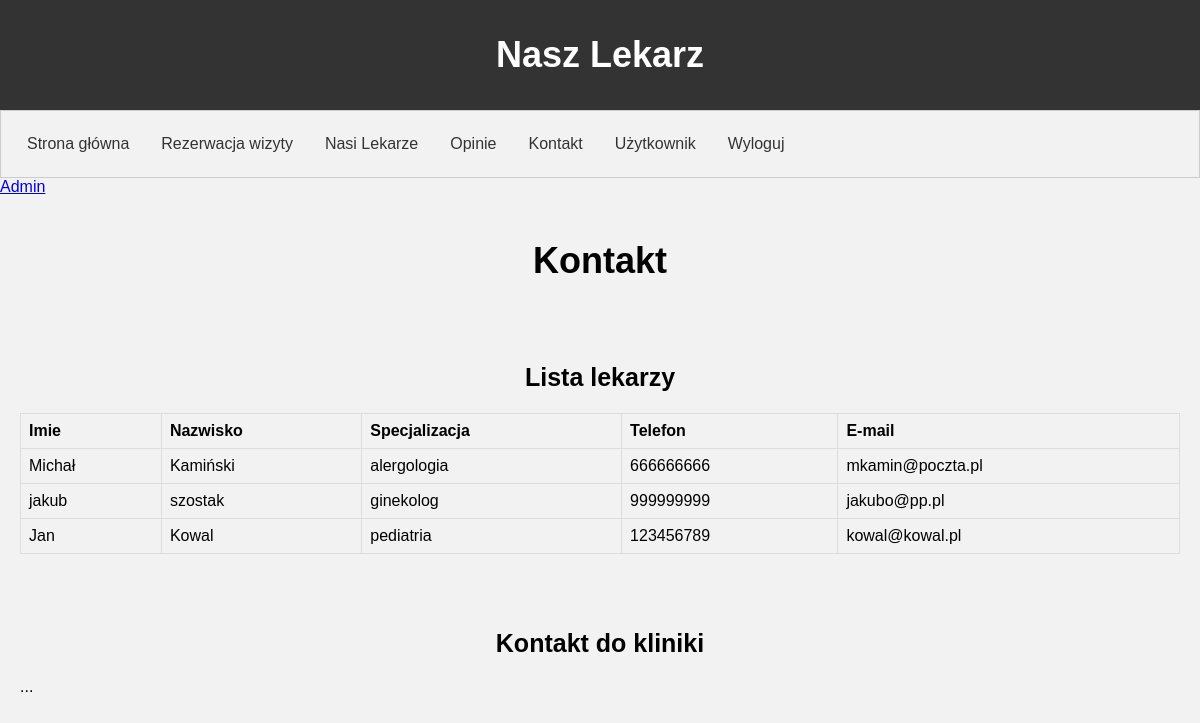
The page /kontakt.php (signed in) on the database its author committed.
### tables this page shows
CREATE TABLE `user` (
  `id` int(11) NOT NULL,
  `login` varchar(255) NOT NULL,
  `pass` varchar(255) NOT NULL,
  `email` varchar(255) NOT NULL,
  `typ` tinyint(1) NOT NULL
);

CREATE TABLE `lekarze` (
  `id` int(11) NOT NULL,
  `imie` varchar(30) NOT NULL,
  `nazwisko` varchar(30) NOT NULL,
  `specjalizacja` varchar(30) NOT NULL,
  `telefon` int(6) NOT NULL,
  `e-mail` varchar(30) NOT NULL
);

### kontakt.php (the view, shortened to what this page needs)
<!DOCTYPE html>
<html>
  <head>
    <link rel="stylesheet" type="text/css" href="style.css">
  </head>
  <body>
    <header>
      <h1>Nasz Lekarz</h1>
    </header>
    <nav>
      <ul>
        <li><a href="index.php">Strona główna</a></li>
        <li><a href="rezerwacje.php">Rezerwacja wizyty</a></li>
        <li><a href="NasiLekarze.php">Nasi Lekarze</a></li>
        <li><a href="opinie.php">Opinie</a></li>
        <li><a href="kontakt.php">Kontakt</a></li>
        <li><a href='user.php'>Użytkownik</a></li>
        <li><a href="wyloguj.php">Wyloguj</a></li>
      </ul>
    </nav>
    <?php
	include 'connect.php';
      if(isSet($_SESSION["login"])){
        $user = $_SESSION["login"];
      }
      else{
        echo '<script type="text/javascript">
              window.location = "login.html";
              </script>';
      }
    if(isSet($_SESSION["login"])){
      $query = mysqli_query($con,"SELECT * FROM user WHERE login=\"$user\"");
      if (mysqli_num_rows($query) > 0) {
          while($row = mysqli_fetch_assoc($query)) {
            if($row["typ"]==1){
              echo "<a href='admin.php'>Admin</a>";
            }
          }
        }
    }
    ?>
    <main>
      <h1>Kontakt </h1>
	  <br><br>
	  <h2>Lista lekarzy</h2>
      <?php
      include 'connect.php';
    	$query = mysqli_query($con, "SELECT * FROM lekarze");
        if (mysqli_num_rows($query) > 0) {
    	echo'<table>';
    	echo"<tr>";
    		echo"<th>Imie</th>";
    		echo"<th>Nazwisko</th>";
        echo"<th>Specjalizacja</th>";
        echo"<th>Telefon</th>";
        echo"<th>E-mail</th>";
    	echo"</tr>";
    	while($row = mysqli_fetch_assoc($query)) {
    		echo "<tr>";
    		echo "<td>" .  $row["imie"] . "</td>";
    		echo "<td>" .  $row["nazwisko"] . "</td>";
        echo "<td>" .  $row["specjalizacja"] . "</td>";
        echo "<td>" .  $row["telefon"] . "</td>";
        echo "<td>" .  $row["e-mail"] . "</td>";
    		echo "</tr>";
      }
    	echo"</table>";
    	 }
      ?>
      <br><br><br>
	  <h2>Kontakt do kliniki</h2>
	  ...
    </main>
  </body>
</html>

### style.css (style rules this page uses)
body { font-family: Arial, sans-serif; margin: 0; padding: 0; background-color: #f2f2f2; }
header { background-color: #333; color: #fff; padding: 10px; text-align: center; }
nav { background-color: #f2f2f2; border: 1px solid #ccc; padding: 10px; }
ul { list-style-type: none; margin: 0; padding: 0; overflow: hidden; }
li { float: left; }
li a { display: block; color: #333; text-align: center; padding: 14px 16px; text-decoration: none; }
main { padding: 20px; }
h1 { text-align: center; font-size: 36px; }
h2 { text-align: center; font-size: 25px; }
table { width: 100%; border-collapse: collapse; margin-top: 20px; text-align: center; }
th, td { text-align: left; padding: 8px; border: 1px solid #ddd; }
tr:nth-child(even) { background-color: #f2f2f2; }

### rows shown on the page
user: typ "Admin"
lekarze: imie "Michał", nazwisko "Kamiński", specjalizacja "alergologia", telefon "666666666", value "mkamin@poczta.pl"
lekarze: imie "jakub", nazwisko "szostak", specjalizacja "ginekolog", telefon "999999999", value "jakubo@pp.pl"
lekarze: imie "Jan", nazwisko "Kowal", specjalizacja "pediatria", telefon "123456789", value "kowal@kowal.pl"
